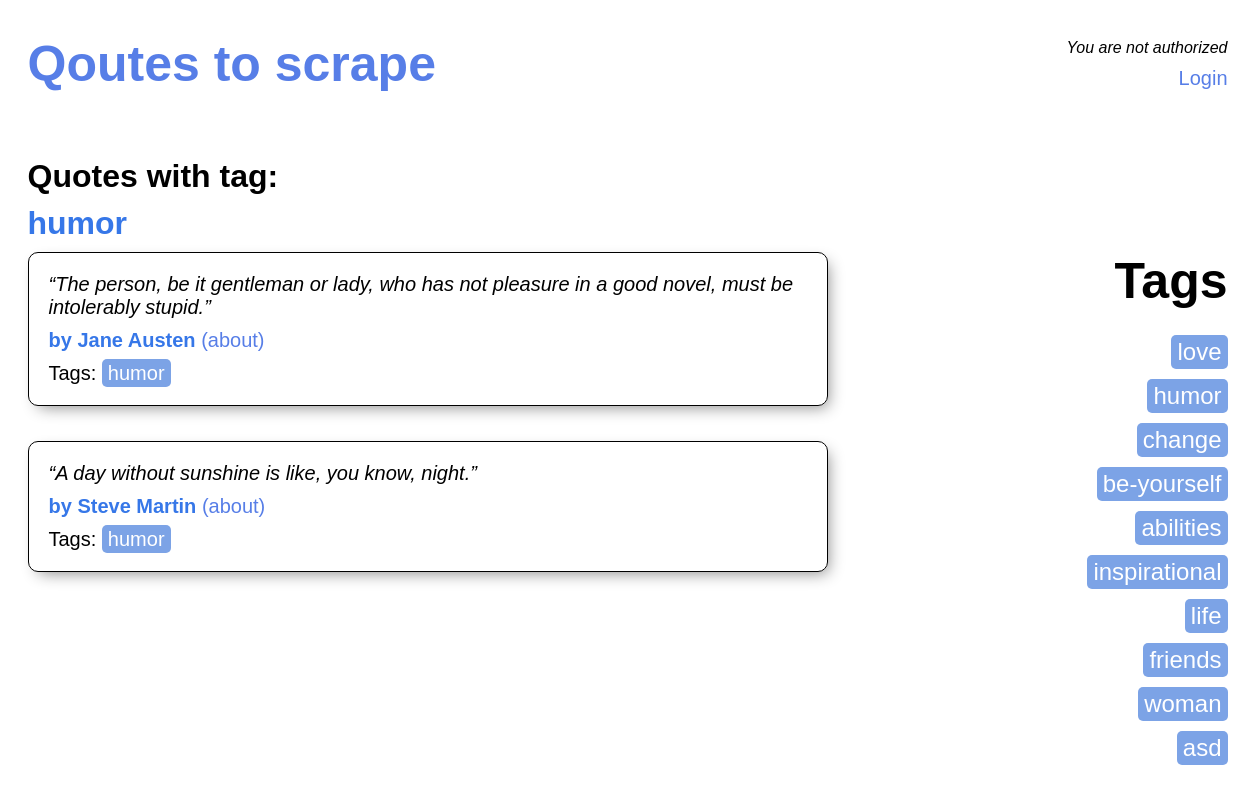
Screenshot of /humor with the database file from the repository.
### quotes/models.py (models this page shows, shortened)
class Tag(models.Model):
    tag_name = models.CharField(max_length=50)
    def __str__(self):
        return f"{self.tag_name}"

class Quote(models.Model):
    writer = models.ForeignKey(Writer, on_delete=models.CASCADE)
    text = models.CharField(max_length=1000)
    tag = models.ForeignKey(Tag, on_delete=models.CASCADE, null=True, blank=True)

class Writer(models.Model):
    name = models.CharField(max_length=255)
    description = models.TextField()
    birthday = models.DateField(null=True, blank=True)

### quotes/views.py (the view)
# urls.py: path('', views.main_page, name='main_page'),
def main_page(request, tag=None):
    if tag:
        all_quotes = Quote.objects.filter(tag__tag_name__icontains=tag)
    else:
        all_quotes = Quote.objects.all()
    quotes_list = []
    for i in all_quotes:
        quotes_list.append(i)
    all_tags = Tag.objects.all()
    tags_list = []
    for i in all_tags:
        tags_list.append(i)
    context = {
        'quotes': quotes_list,
        'all_tags': tags_list,
        'tag': tag,
    }
    return render(request, 'index_page.html', context=context)

### templates/index_page.html (shortened to what this page needs)
<!DOCTYPE html>
<html lang="en">
<head>
    {% block extra_css %}
    {% load static %}
    <link rel="stylesheet" href="{% static 'quote/styles/index_style.css' %}">
    <link rel="stylesheet" href="{% static 'quote/styles/head_style.css' %}">
    {% endblock %}
</head>
<body>
<div class="main-container">
    <header>
        <div class="quotes-to-scrape">
            <h1><a href="{% url 'main_page' %}">Qoutes to scrape</a></h1>
        </div>
        <div class="kyky">
            {% if user.is_authenticated %}
            <p>Welcome back, {{ user.username }}!</p>
            <a href="{% url 'logout' %}">Logout</a>
            {% else %}
            <p>You are not authorized</p>
            <a href="{% url 'login' %}">Login</a>
            {% endif %}
        </div>
    </header>
    <h1>
        {% if tag %}
        Quotes with tag: <h1 class="author">{{ tag }}</h1>
        {% endif %}
    </h1>
    <div class="cont">
        <div class="quotes-row">
            {% for quote in quotes %}
            <div class="quote">
                <p>
                    <i>{{ quote.text }}</i>
                <p class="author">
                    <b>by {{ quote.writer.name }} </b>
                    <a class="about" href="{% url 'author' name=quote.writer.name %}">(about)</a>
                </p>
                <p>Tags: <a class="tag"> {{ quote.tag }} </a></p>
                </p>
            </div>
            {% endfor %}
        </div>
        <div class="tags">
            <h1>Tags</h1>
            <ul class="tag-row">
                {% for tag in all_tags %}
                <li class="tag"><a href="{% url 'main_page' tag=tag.tag_name %}">{{ tag.tag_name }}</a></li>
                {% endfor %}
            </ul>
        </div>
    </div>
</div>
</body>
</html>

### quotes/static/quote/styles/index_style.css (style rules this page uses)
.cont { display: flex; justify-content: space-between; }
.quotes-row { height: auto; min-height: 100%; min-width: 250px; width: 800px; display: flex; flex-direction: column; gap: 35px; }
.quote { display: flex; flex-direction: column; justify-content: space-evenly; padding: 20px; border-radius: 10px; border: 1px solid black; box-shadow: 5px 6px 16px -5px rgba(0,0,0,0.47); -webkit-box-shadow: 5px 6px 16px -5px rgba(0,0,0,0.47); -moz-box-shadow: 5px 6px 16px -5px rgba(0,0,0,0.47); }
.quote p { font-size: 20px; }
.author { margin-top: 10px; margin-bottom: 10px; color: #3677E8; }
.about { color: #577ee7; text-decoration: none; }
.tags { display: flex; flex-direction: column; align-items: end; }
.tags h1 { font-size: 50px; margin-bottom: 25px; }
.tag { padding: 3px 6px 3px 6px; width: fit-content; background-color: #7CA3E6; border-radius: 5px; color: white; word-wrap: normal; text-decoration: none; }
.tag a { color: white; text-decoration: none; }
.tag-row { display: flex; flex-direction: column; align-items: end; list-style: none;5 }
.tag-row li { margin-bottom: 10px; font-size: 24px; }

### quotes/static/quote/styles/head_style.css (style rules this page uses)
html { overflow-y: scroll; }
* { margin: 0; padding: 0; font-family: Arial, sans-serif; }
body { margin: 0; padding-right: calc(100vw - 100%); display: flex; flex-direction: column; align-items: center; justify-content: center; }
.main-container { padding: 35px 45px 45px 45px; display:flex; flex-direction: column; width: 1200px; min-height: auto; border-radius: 0px 0px 10px 10px; }
header { margin-bottom: 65px; display: flex; justify-content: space-between; align-items: center; }
.quotes-to-scrape h1 a { color: #577ee7; font-size: 50px; }
header a { color: #577ee7; font-size: 20px; text-decoration: none; }
.kyky { display: flex; flex-direction: column; align-items: end; gap: 10px; }
.kyky p { font-style: italic; }
.quotes-to-scrape { display: flex; flex-direction: row; align-items: center; gap: 30px; }

### rows the page displays
Tag: tag_name "humor"
Quote: text "“The person, be it gentleman or lady, who has not pleasure in a good novel, must be intolerably stupid.”", writer.name "Jane Austen", tag "humor"
Quote: text "“A day without sunshine is like, you know, night.”", writer.name "Steve Martin", tag "humor"
Tag: tag_name "love"
Tag: tag_name "change"
Tag: tag_name "be-yourself"
Tag: tag_name "abilities"
Tag: tag_name "inspirational"
Tag: tag_name "life"
Tag: tag_name "friends"
Tag: tag_name "woman"
Tag: tag_name "asd"
